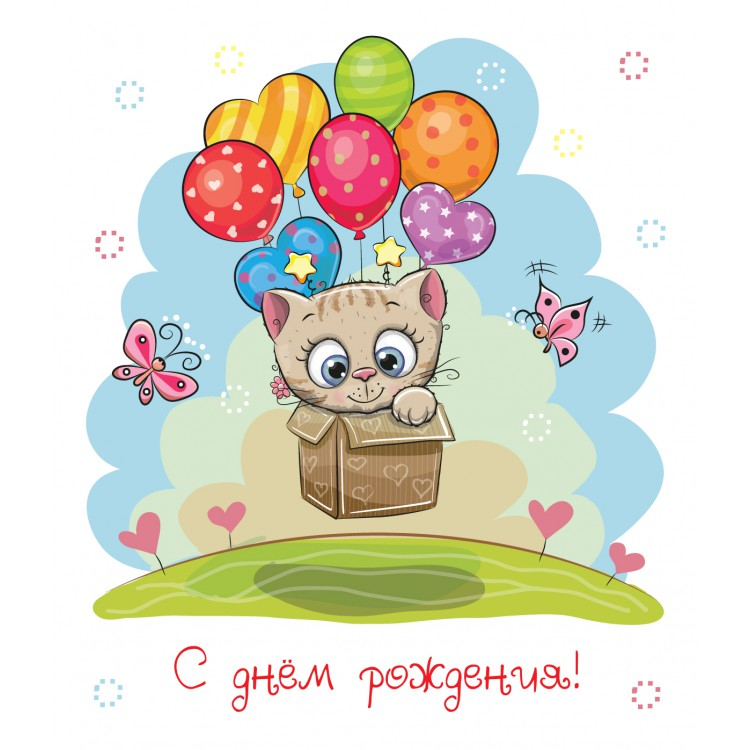
#> input picture dr.jpg, 750 x 750 px
$ python main.py
#> lines starting #> are read from the running program, lines starting #| are printed output that depends on the picture
def z1():
    from PIL import Image
    image = Image.open("dr.jpg")
#> image is the input picture: PIL image 750x750 RGB; mean R, G, B 222.6, 220.4, 207.4
    width, height = image.size
#> width = 750; height = 750
    cropped = image.crop((0, 0, width, height - 250))
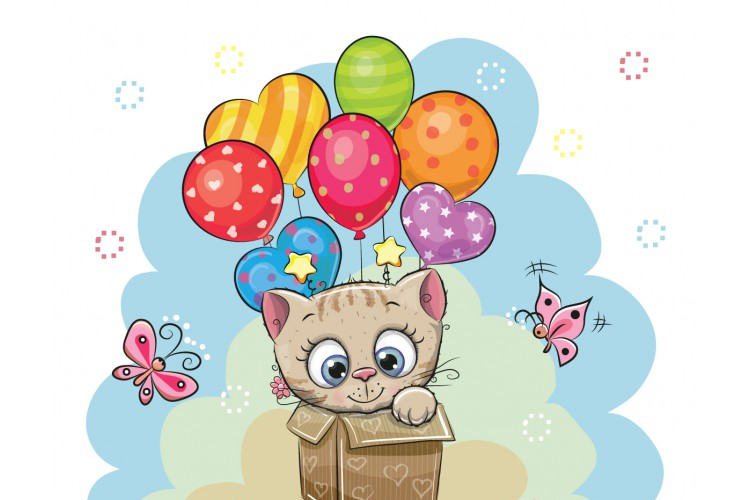
#> cropped: PIL image 750x500 RGB; mean R, G, B 218.7, 216, 209.2
    cropped.save("cropped_dr.jpg")

def z2():
    from PIL import Image
    cards = {
        "День рождения": "dr.jpg",
        "23 февраля": "23f.jpg",
        "8 Марта": "8m.jpg"
    }
#> (the run stopped early here; a loop or call above may not have finished)
